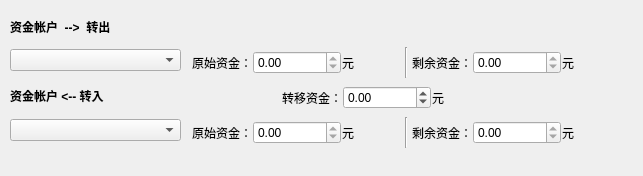
<?xml version="1.0" encoding="UTF-8"?>
<ui version="4.0">
 <class>myExchangeFormTransfer</class>
 <widget class="QWidget" name="myExchangeFormTransfer">
  <property name="geometry">
   <rect>
    <x>0</x>
    <y>0</y>
    <width>643</width>
    <height>176</height>
   </rect>
  </property>
  <property name="windowTitle">
   <string>Form</string>
  </property>
  <widget class="QWidget" name="horizontalLayoutWidget">
   <property name="geometry">
    <rect>
     <x>191</x>
     <y>47</y>
     <width>431</width>
     <height>31</height>
    </rect>
   </property>
   <layout class="QHBoxLayout" name="horizontalLayout_6">
    <property name="spacing">
     <number>3</number>
    </property>
    <item>
     <layout class="QGridLayout" name="gridLayout_2">
      <property name="horizontalSpacing">
       <number>1</number>
      </property>
      <property name="verticalSpacing">
       <number>6</number>
      </property>
      <item row="0" column="0">
       <widget class="QLabel" name="labelMoneyOrigin_5">
        <property name="layoutDirection">
         <enum>Qt::LeftToRight</enum>
        </property>
        <property name="text">
         <string>原始资金：</string>
        </property>
        <property name="alignment">
         <set>Qt::AlignRight|Qt::AlignTrailing|Qt::AlignVCenter</set>
        </property>
       </widget>
      </item>
      <item row="0" column="2">
       <widget class="QLabel" name="label_19">
        <property name="text">
         <string>元</string>
        </property>
       </widget>
      </item>
      <item row="0" column="1">
       <widget class="QDoubleSpinBox" name="moneySpinBoxTotalOut">
        <property name="readOnly">
         <bool>true</bool>
        </property>
        <property name="minimum">
         <double>-1000000.000000000000000</double>
        </property>
        <property name="maximum">
         <double>1000000.000000000000000</double>
        </property>
       </widget>
      </item>
     </layout>
    </item>
    <item>
     <widget class="Line" name="line_2">
      <property name="orientation">
       <enum>Qt::Vertical</enum>
      </property>
     </widget>
    </item>
    <item>
     <layout class="QGridLayout" name="gridLayout_4">
      <property name="horizontalSpacing">
       <number>1</number>
      </property>
      <item row="0" column="1">
       <widget class="QDoubleSpinBox" name="moneySpinBoxRemainOut">
        <property name="readOnly">
         <bool>true</bool>
        </property>
        <property name="minimum">
         <double>-1000000.000000000000000</double>
        </property>
        <property name="maximum">
         <double>1000000.000000000000000</double>
        </property>
       </widget>
      </item>
      <item row="0" column="0">
       <widget class="QLabel" name="labelMoneyRemain_5">
        <property name="layoutDirection">
         <enum>Qt::LeftToRight</enum>
        </property>
        <property name="text">
         <string>剩余资金：</string>
        </property>
        <property name="alignment">
         <set>Qt::AlignRight|Qt::AlignTrailing|Qt::AlignVCenter</set>
        </property>
        <property name="buddy">
         <cstring>moneySpinBoxRemain</cstring>
        </property>
       </widget>
      </item>
      <item row="0" column="2">
       <widget class="QLabel" name="label_20">
        <property name="text">
         <string>元</string>
        </property>
       </widget>
      </item>
     </layout>
    </item>
   </layout>
  </widget>
  <widget class="QWidget" name="layoutWidget_1">
   <property name="geometry">
    <rect>
     <x>226</x>
     <y>83</y>
     <width>218</width>
     <height>29</height>
    </rect>
   </property>
   <layout class="QGridLayout" name="gridLayoutAccount_2" columnstretch="1,0,0">
    <property name="horizontalSpacing">
     <number>1</number>
    </property>
    <property name="verticalSpacing">
     <number>6</number>
    </property>
    <item row="0" column="1">
     <widget class="QDoubleSpinBox" name="moneyTransferSpinBox">
      <property name="minimum">
       <double>-10000000.000000000000000</double>
      </property>
      <property name="maximum">
       <double>10000000.000000000000000</double>
      </property>
     </widget>
    </item>
    <item row="0" column="2">
     <widget class="QLabel" name="label_2">
      <property name="text">
       <string>元</string>
      </property>
     </widget>
    </item>
    <item row="0" column="0">
     <widget class="QLabel" name="labelMoney_2">
      <property name="layoutDirection">
       <enum>Qt::LeftToRight</enum>
      </property>
      <property name="text">
       <string>转移资金：</string>
      </property>
      <property name="alignment">
       <set>Qt::AlignRight|Qt::AlignTrailing|Qt::AlignVCenter</set>
      </property>
      <property name="buddy">
       <cstring>moneyTransferSpinBox</cstring>
      </property>
     </widget>
    </item>
   </layout>
  </widget>
  <widget class="QWidget" name="horizontalLayoutWidget_2">
   <property name="geometry">
    <rect>
     <x>191</x>
     <y>117</y>
     <width>431</width>
     <height>31</height>
    </rect>
   </property>
   <layout class="QHBoxLayout" name="horizontalLayout_8">
    <property name="spacing">
     <number>3</number>
    </property>
    <item>
     <layout class="QGridLayout" name="gridLayout_8">
      <property name="horizontalSpacing">
       <number>1</number>
      </property>
      <property name="verticalSpacing">
       <number>6</number>
      </property>
      <item row="0" column="0">
       <widget class="QLabel" name="labelMoneyOrigin_7">
        <property name="layoutDirection">
         <enum>Qt::LeftToRight</enum>
        </property>
        <property name="text">
         <string>原始资金：</string>
        </property>
        <property name="alignment">
         <set>Qt::AlignRight|Qt::AlignTrailing|Qt::AlignVCenter</set>
        </property>
       </widget>
      </item>
      <item row="0" column="2">
       <widget class="QLabel" name="label_23">
        <property name="text">
         <string>元</string>
        </property>
       </widget>
      </item>
      <item row="0" column="1">
       <widget class="QDoubleSpinBox" name="moneySpinBoxTotalIn">
        <property name="readOnly">
         <bool>true</bool>
        </property>
        <property name="minimum">
         <double>-1000000.000000000000000</double>
        </property>
        <property name="maximum">
         <double>1000000.000000000000000</double>
        </property>
       </widget>
      </item>
     </layout>
    </item>
    <item>
     <widget class="Line" name="line_4">
      <property name="orientation">
       <enum>Qt::Vertical</enum>
      </property>
     </widget>
    </item>
    <item>
     <layout class="QGridLayout" name="gridLayout_9">
      <property name="horizontalSpacing">
       <number>1</number>
      </property>
      <item row="0" column="1">
       <widget class="QDoubleSpinBox" name="moneySpinBoxRemainIn">
        <property name="readOnly">
         <bool>true</bool>
        </property>
        <property name="minimum">
         <double>-1000000.000000000000000</double>
        </property>
        <property name="maximum">
         <double>1000000.000000000000000</double>
        </property>
       </widget>
      </item>
      <item row="0" column="0">
       <widget class="QLabel" name="labelMoneyRemain_7">
        <property name="layoutDirection">
         <enum>Qt::LeftToRight</enum>
        </property>
        <property name="text">
         <string>剩余资金：</string>
        </property>
        <property name="alignment">
         <set>Qt::AlignRight|Qt::AlignTrailing|Qt::AlignVCenter</set>
        </property>
        <property name="buddy">
         <cstring>moneySpinBoxRemain</cstring>
        </property>
       </widget>
      </item>
      <item row="0" column="2">
       <widget class="QLabel" name="label_24">
        <property name="text">
         <string>元</string>
        </property>
       </widget>
      </item>
     </layout>
    </item>
   </layout>
  </widget>
  <widget class="QWidget" name="verticalLayoutWidget_4">
   <property name="geometry">
    <rect>
     <x>10</x>
     <y>10</y>
     <width>171</width>
     <height>61</height>
    </rect>
   </property>
   <layout class="QVBoxLayout" name="vlMoneyAccount_2" stretch="1,0">
    <item>
     <widget class="QLabel" name="labelaccountMoney_2">
      <property name="font">
       <font>
        <weight>75</weight>
        <bold>true</bold>
       </font>
      </property>
      <property name="text">
       <string>资金帐户  --&gt;  转出</string>
      </property>
     </widget>
    </item>
    <item>
     <layout class="QHBoxLayout" name="horizontalLayout_4" stretch="1">
      <item>
       <widget class="QComboBox" name="moneyAccountOut"/>
      </item>
     </layout>
    </item>
   </layout>
  </widget>
  <widget class="QWidget" name="verticalLayoutWidget_5">
   <property name="geometry">
    <rect>
     <x>10</x>
     <y>80</y>
     <width>171</width>
     <height>61</height>
    </rect>
   </property>
   <layout class="QVBoxLayout" name="vlMoneyAccount_3" stretch="1,0">
    <item>
     <widget class="QLabel" name="labelaccountMoney_3">
      <property name="font">
       <font>
        <weight>75</weight>
        <bold>true</bold>
       </font>
      </property>
      <property name="text">
       <string>资金帐户  &lt;--  转入</string>
      </property>
     </widget>
    </item>
    <item>
     <layout class="QHBoxLayout" name="horizontalLayout_5" stretch="1">
      <item>
       <widget class="QComboBox" name="moneyAccountIn"/>
      </item>
     </layout>
    </item>
   </layout>
  </widget>
 </widget>
 <resources/>
 <connections/>
</ui>
